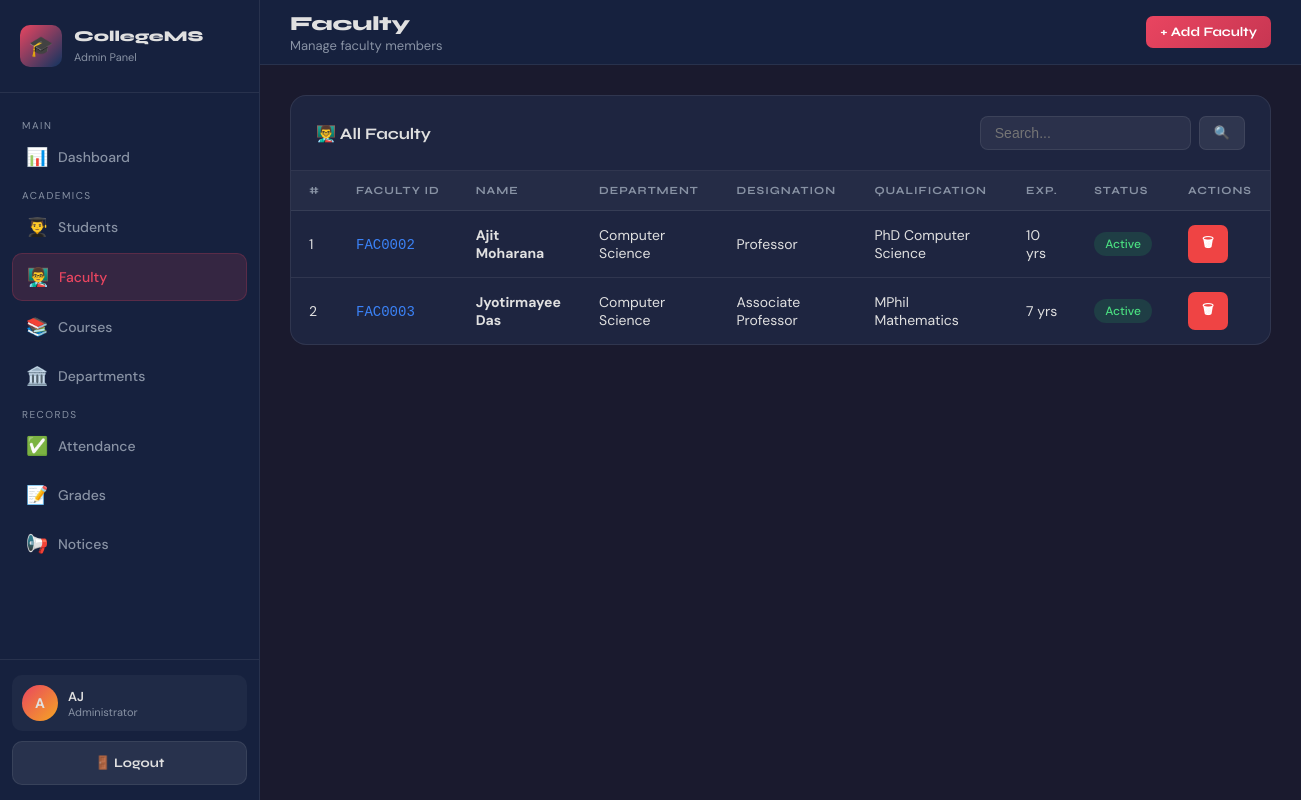
The page /admin/faculty.php (signed in) on the database its author committed.
### tables this page shows
CREATE TABLE faculty (
  id INT AUTO_INCREMENT PRIMARY KEY,
  user_id INT NULL,
  faculty_id VARCHAR(20) NOT NULL UNIQUE,
  name VARCHAR(100) NOT NULL,
  email VARCHAR(100) NOT NULL UNIQUE,
  phone VARCHAR(20),
  department_id INT NULL,
  designation VARCHAR(100),
  qualification VARCHAR(150),
  experience INT NOT NULL DEFAULT 0,
  status ENUM('Active','Inactive') NOT NULL DEFAULT 'Active',
  created_at TIMESTAMP DEFAULT CURRENT_TIMESTAMP,
  CONSTRAINT fk_faculty_user FOREIGN KEY (user_id) REFERENCES users(id) ON DELETE SET NULL,
  CONSTRAINT fk_faculty_dept FOREIGN KEY (department_id) REFERENCES departments(id) ON DELETE SET NULL,
  INDEX idx_faculty_dept (department_id),
  INDEX idx_faculty_status (status)
);

CREATE TABLE departments (
  id INT AUTO_INCREMENT PRIMARY KEY,
  name VARCHAR(100) NOT NULL UNIQUE,
  code VARCHAR(20) NOT NULL UNIQUE,
  head_name VARCHAR(100),
  created_at TIMESTAMP DEFAULT CURRENT_TIMESTAMP
);

### includes/auth.php (called while the page is built, shortened)
<?php
function e($value): string {
    return htmlspecialchars((string)$value, ENT_QUOTES, 'UTF-8');
}
?>

### admin/faculty.php (the view, shortened to what this page needs)
<?php
require_once '../includes/db.php';
require_once '../includes/auth.php';
$action  = $_GET['action'] ?? 'list';
$departments = mysqli_query($conn, 'SELECT id, name FROM departments ORDER BY name');
$depts_arr = [];
while ($d = mysqli_fetch_assoc($departments)) $depts_arr[] = $d;
$search = trim((string)($_GET['search'] ?? ''));
if ($search !== '') {
    $like = '%' . $search . '%';
    $stmt = mysqli_prepare($conn, "
        SELECT f.*, d.name as dept_name
        FROM faculty f
        LEFT JOIN departments d ON f.department_id = d.id
        WHERE f.name LIKE ? OR f.faculty_id LIKE ?
        ORDER BY f.created_at DESC
    ");
    mysqli_stmt_bind_param($stmt, 'ss', $like, $like);
    mysqli_stmt_execute($stmt);
    $faculty_list = mysqli_stmt_get_result($stmt);
} else {
    $faculty_list = mysqli_query($conn, "
        SELECT f.*, d.name as dept_name
        FROM faculty f
        LEFT JOIN departments d ON f.department_id = d.id
        ORDER BY f.created_at DESC
    ");
}
?>
<!DOCTYPE html>
<html lang="en">
<head>
    <link rel="stylesheet" href="../css/style.css">
</head>
<body>
<div class="dashboard-layout">
    <?php include 'sidebar.php'; ?>
    <div class="main-content">
        <header class="topbar">
            <div style="display:flex; align-items:center; gap:15px;">
                <div class="topbar-title">
                    <h1>Faculty</h1>
                    <p>Manage faculty members</p>
                </div>
            </div>
            <div class="topbar-right">
                <a href="?action=add" class="btn btn-primary btn-sm">+ Add Faculty</a>
            </div>
        </header>
        <div class="page-content">
            <?php if ($action === 'add'): ?>
            <div class="card">
                <div class="card-header">
                    <h3>➕ Add New Faculty</h3>
                    <a href="faculty.php" class="btn btn-secondary btn-sm">← Back</a>
                </div>
                <div class="card-body">
                    <form method="POST" id="addForm" onsubmit="return validateForm('addForm')">
                        <input type="hidden" name="csrf_token" value="<?= e(csrf_token()) ?>">
                        <div class="form-grid">
                            <div class="form-group">
                                <label>Full Name *</label>
                                <input type="text" name="name" required placeholder="Dr. John Smith">
                            </div>
                            <div class="form-group">
                                <label>Email *</label>
                                <input type="email" name="email" required placeholder="faculty@college.edu">
                            </div>
                            <div class="form-group">
                                <label>Phone</label>
                                <input type="text" name="phone" placeholder="+1 234 567 8900">
                            </div>
                            <div class="form-group">
                                <label>Department *</label>
                                <select name="department_id" required>
                                    <option value="">Select</option>
                                    <?php foreach ($depts_arr as $d): ?>
                                    <option value="<?= (int)$d['id'] ?>"><?= e($d['name']) ?></option>
                                    <?php endforeach; ?>
                                </select>
                            </div>
                            <div class="form-group">
                                <label>Designation</label>
                                <input type="text" name="designation" placeholder="Professor / Lecturer">
                            </div>
                            <div class="form-group">
                                <label>Qualification</label>
                                <input type="text" name="qualification" placeholder="PhD / MTech / etc.">
                            </div>
                            <div class="form-group">
                                <label>Experience (Years)</label>
                                <input type="number" name="experience" value="0" min="0">
                            </div>
                            <div class="form-group">
                                <label>Login Password *</label>
                                <input type="password" name="password" required placeholder="Set password">
                            </div>
                        </div>
                        <div style="margin-top:15px; display:flex; gap:12px;">
                            <button type="submit" name="add_faculty" class="btn btn-primary" style="width:auto; padding:13px 30px;">✓ Add Faculty</button>
                            <a href="faculty.php" class="btn btn-secondary">Cancel</a>
                        </div>
                    </form>
                </div>
            </div>
            <?php else: ?>
            <div class="card">
                <div class="card-header">
                    <h3>👨‍🏫 All Faculty</h3>
                    <form method="GET" style="display:flex; gap:8px;">
                        <input type="text" name="search" placeholder="Search..."
                               value="<?= e($search) ?>"
                               style="background:rgba(255,255,255,0.06); border:1px solid var(--border); border-radius:8px; padding:8px 14px; color:var(--text); font-size:14px; outline:none;">
                        <button type="submit" class="btn btn-secondary btn-sm">🔍</button>
                    </form>
                </div>
                <div class="table-responsive">
                    <table>
                        <thead>
                            <tr>
                                <th>#</th><th>Faculty ID</th><th>Name</th><th>Department</th>
                                <th>Designation</th><th>Qualification</th><th>Exp.</th><th>Status</th><th>Actions</th>
                            </tr>
                        </thead>
                        <tbody>
                            <?php $i=1; while ($f = mysqli_fetch_assoc($faculty_list)): ?>
                            <tr>
                                <td><?= $i++ ?></td>
                                <td><code style="color:var(--info)"><?= e($f['faculty_id']) ?></code></td>
                                <td><strong><?= e($f['name']) ?></strong></td>
                                <td><?= e($f['dept_name'] ?? 'N/A') ?></td>
                                <td><?= e($f['designation']) ?></td>
                                <td><?= e($f['qualification']) ?></td>
                                <td><?= (int)$f['experience'] ?> yrs</td>
                                <td>
                                    <span class="chip <?= $f['status'] === 'Active' ? 'chip-success' : 'chip-warning' ?>">
                                        <?= e($f['status']) ?>
                                    </span>
                                </td>
                                <td>
                                    <a href="#" onclick="confirmDelete(<?= (int)$f['id'] ?>, 'faculty.php')" class="btn btn-danger btn-sm">🗑</a>
                                </td>
                            </tr>
                            <?php endwhile; ?>
                        </tbody>
                    </table>
                </div>
            </div>
            <?php endif; ?>
        </div>
    </div>
</div>
</body>
</html>

### css/style.css (style rules this page uses)
:root { --primary: #1a1a2e; --secondary: #16213e; --accent: #e94560; --accent2: #0f3460; --gold: #f5a623; --text: #e0e0e0; --text-muted: #8892a4; --card-bg: #1e2540; --border: rgba(255,255,255,0.08); --success: #22c55e; --warning: #f59e0b; --danger: #ef4444; --info: #3b82f6; --sidebar-w: 260px; }
* { margin: 0; padding: 0; box-sizing: border-box; }
body { font-family: 'DM Sans', sans-serif; background: var(--primary); color: var(--text); min-height: 100vh; }
h1, h2, h3, h4, h5 { font-family: 'Syne', sans-serif; }
a { text-decoration: none; color: inherit; }
.btn { display: inline-flex; align-items: center; gap: 8px; padding: 13px 24px; border-radius: 10px; font-family: 'Syne', sans-serif; font-weight: 700; font-size: 15px; cursor: pointer; border: none; transition: all 0.3s; text-align: center; justify-content: center; }
.btn-primary { background: linear-gradient(135deg, var(--accent), #c73652); color: white; width: 100%; }
.btn-secondary { background: rgba(255,255,255,0.08); color: var(--text); border: 1px solid var(--border); }
.btn-danger { background: var(--danger); color: white; }
.btn-sm { padding: 8px 14px; font-size: 13px; border-radius: 7px; }
.dashboard-layout { display: flex; min-height: 100vh; }
.main-content { flex: 1; margin-left: var(--sidebar-w); display: flex; flex-direction: column; min-height: 100vh; }
.topbar { background: var(--secondary); border-bottom: 1px solid var(--border); padding: 0 30px; height: 65px; display: flex; align-items: center; justify-content: space-between; position: sticky; top: 0; z-index: 50; }
.topbar-title h1 { font-size: 20px; font-weight: 800; }
.topbar-title p { font-size: 13px; color: var(--text-muted); margin-top: 1px; }
.topbar-right { display: flex; align-items: center; gap: 15px; }
.page-content { padding: 30px; flex: 1; }
.card { background: var(--card-bg); border: 1px solid var(--border); border-radius: 16px; overflow: hidden; margin-bottom: 25px; }
.card-header { padding: 20px 25px; border-bottom: 1px solid var(--border); display: flex; align-items: center; justify-content: space-between; gap: 10px; }
.card-header h3 { font-size: 16px; font-weight: 700; }
.table-responsive { overflow-x: auto; -webkit-overflow-scrolling: touch; }
table { width: 100%; border-collapse: collapse; min-width: 640px; }
thead th { text-align: left; font-size: 11px; text-transform: uppercase; letter-spacing: 1px; color: var(--text-muted); padding: 13px 18px; background: rgba(255,255,255,0.03); border-bottom: 1px solid var(--border); font-family: 'Syne', sans-serif; white-space: nowrap; }
tbody tr { border-bottom: 1px solid var(--border); transition: background 0.2s; }
tbody tr:last-child { border-bottom: none; }
tbody td { padding: 14px 18px; font-size: 14px; vertical-align: middle; }
.chip { display: inline-flex; align-items: center; padding: 4px 11px; border-radius: 20px; font-size: 12px; font-weight: 500; white-space: nowrap; }
.chip-success { background: rgba(34,197,94,0.15); color: #4ade80; }

### rows shown on the page
faculty: faculty "FAC0002", name "Ajit Moharana", department.name "Computer Science", designation "Professor", qualification "PhD Computer Science", experience "10", status "Active"
faculty: faculty "FAC0003", name "Jyotirmayee Das", department.name "Computer Science", designation "Associate Professor", qualification "MPhil Mathematics", experience "7", status "Active"

### other values the page prints
substr($_SESSION['user_name'] ?? 'A', 0, 1) "A"
$_SESSION['user_name'] "AJ"
